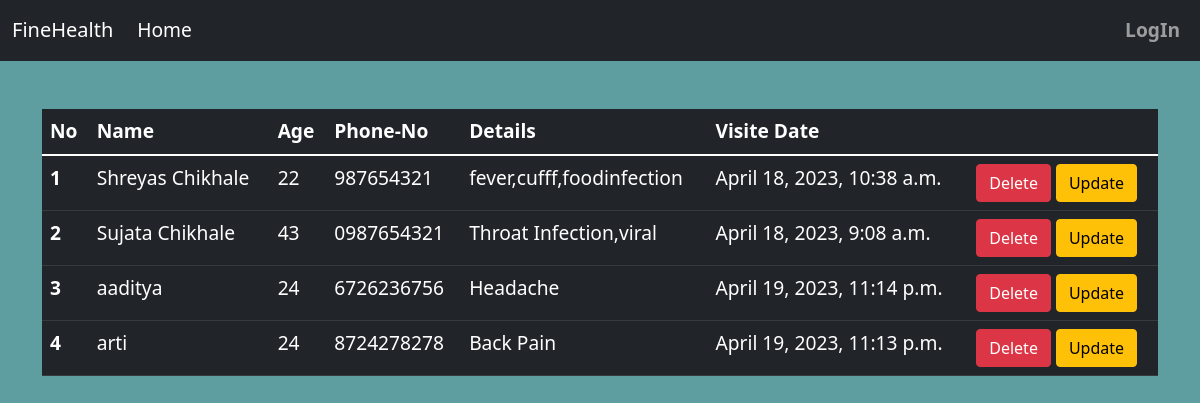
The app's page /AllPatient/, older data.
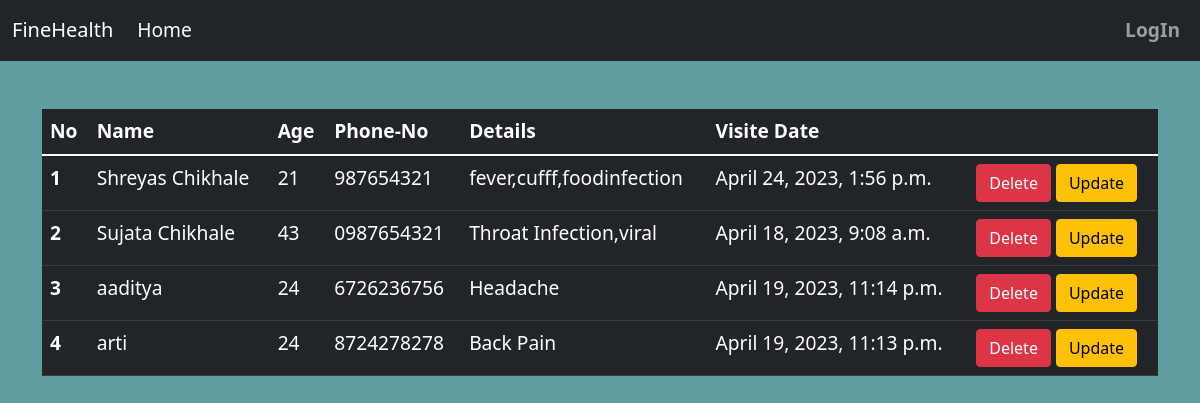
The same page, newer data.
### P_app/models.py (models this page shows, shortened)
class Patient(models.Model):
    patient_id=models.AutoField(primary_key=True)
    name=models.CharField(max_length=50)
    age=models.CharField(max_length=2)
    phone=models.CharField(max_length=10)
    Details = models.TextField()
    visitdate=models.DateTimeField(auto_now=True)

### P_app/views.py (the view)
# urls.py: path('AllPatient/',AllPatient,name='All_Patient'),
def AllPatient(request):
    data=Patient.objects.all()
    return render(request,'all.html',{'data':data})

### P_app/templates/all.html
{% extends 'index.html' %}
{% block 'content'%}
<div class="container">
<table class="table table-dark table-hover mt-5">
    <thead>
      <tr>
        <th scope="col">No</th>
        <th scope="col">Name</th>
        <th scope="col">Age</th>
        <th scope="col">Phone-No</th>
        <th scope="col">Details</th>
        <th scope="col">Visite Date</th>
        <th scope="col"></th>
      </tr>
    </thead>
    <tbody>
      {% for p in data %}
      <tr>
        <th scope="row">{{forloop.counter}}</th>
        <td>{{p.name}}</td>
        <td>{{p.age}}</td>
        <td>{{p.phone}}</td>
        <td>{{p.Details}}</td>
        <td>{{p.visitdate}}</td>
        <td><a class="btn btn-danger" href="/DeletePatient/{{p.patient_id}}">Delete</a>
            <a class="btn btn-warning" href="/UpdatePatient/{{p.patient_id}}">Update</a></td>
      </tr>
      {% endfor %}
    </tbody>
  </table>
</div>
{% endblock %}

### P_app/templates/index.html (shortened to what this page needs)
<!doctype html>
<html lang="en">
  <head>
    <link href="https://cdn.jsdelivr.net/npm/bootstrap@5.1.3/dist/css/bootstrap.min.css" rel="stylesheet">
  </head>
  <body>
    <div>
        <nav class="navbar navbar-expand-lg navbar-dark bg-dark">
            <div class="container-fluid">
              <a class="navbar-brand" href="#">FineHealth</a>
              <div class="collapse navbar-collapse" id="navbarSupportedContent">
                {% if request.user.is_authenticated %}s
                <ul class="navbar-nav me-auto mb-2 mb-lg-0">
                  <li class="nav-item">
                    <a class="nav-link active" aria-current="page" href="/">Home</a>
                  </li>
                  <li class="nav-item">
                    <a class="nav-link" href="/AllPatient/">All Patient</a>
                  </li>
                  </li>
                  <li class="nav-item">
                    <a class="nav-link" href="/AddPatient/">Add Patient</a>
                  </li>
                <li class="nav-item">
                  <a class="nav-link" href="{% url 'greeting' %}">Greet me</a>
                </li>
                <li class="nav-item">
                  <a class="nav-link" href="{% url 'contactus' %}">ContactUs</a>
                </li>
                 <li class="nav-item">
                  <a class="nav-link" href="{% url 'AllPatient_data' %}">All Patient Data</a>
                </li>
                </ul>
                <ul class="navbar-nav">
                </li>
                <li class="nav-item">
                  <a class="nav-link" href=""><b>Welcome -{{request.user}}</b></a>
                </li>
                <li class="nav-item">
                  <a class="nav-link" href="/Adminlogout/"><b>LogOut</b></a>
                </li>
              </ul>
              {% else %}
              <ul class="navbar-nav me-auto mb-2 mb-lg-0">
                <li class="nav-item">
                  <a class="nav-link active" aria-current="page" href="/">Home</a>
                </li>
            </ul>
                <ul class="navbar-nav">
                    <li class="nav-item">
                      <a class="nav-link" href="/AdminLogin/"><b>LogIn</b></a>
                    </li>
                  </ul>
              {% endif %}
              </div>
            </div>
          </nav>
        </div>
    {% block 'content' %}{% endblock %}
  </body>
</html>

### P_app/templates/index.html (style rules this page uses)
body { background-color:cadetblue; font-size: larger }

Row changes from the older to the newer data that the page shows:
changed Patient "Shreyas Chikhale": age "22" → "21"; visitdate "April 18, 2023, 10:38 a.m." → "April 24, 2023, 1:56 p.m."
